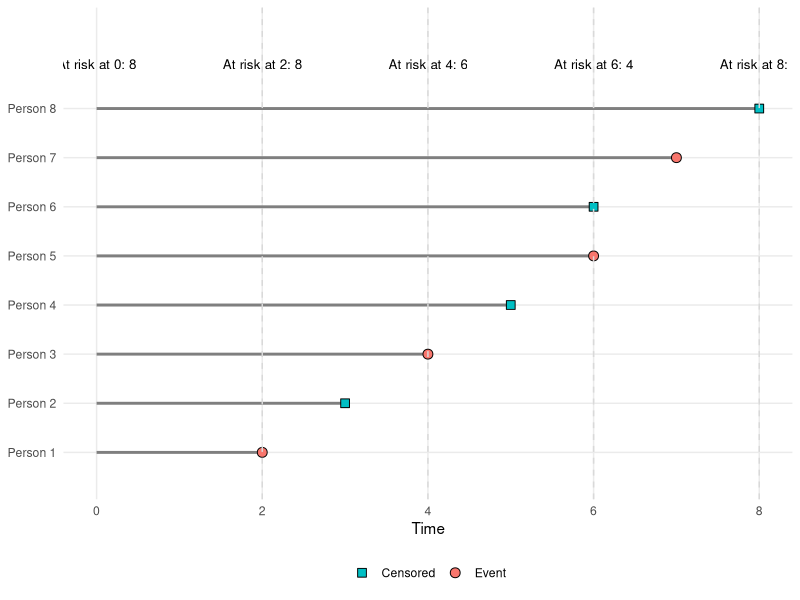

Reproduce this figure in R.
## ---- chunk 1
#| code-fold: true

risk_cartoon <- tibble::tibble(
  person = paste("Person", 1:8),
  exit_time = c(2, 3, 4, 5, 6, 6, 7, 8),
  status = c(
    "Event",
    "Censored",
    "Event",
    "Censored",
    "Event",
    "Censored",
    "Event",
    "Censored"
  )
) |>
  dplyr::mutate(person_id = dplyr::row_number())

risk_counts <- tibble::tibble(time = c(0, 2, 4, 6, 8)) |>
  dplyr::mutate(
    at_risk = purrr::map_int(
      time,
      \(current_time) sum(risk_cartoon$exit_time >= current_time)
    ),
    label = paste0("At risk at ", time, ": ", at_risk)
  )

ggplot2::ggplot(risk_cartoon) +
  ggplot2::aes(y = person_id) +
  ggplot2::geom_segment(
    ggplot2::aes(
      x = 0,
      xend = exit_time,
      yend = person_id
    ),
    linewidth = 1,
    color = "grey50"
  ) +
  ggplot2::geom_point(
    ggplot2::aes(
      x = exit_time,
      shape = status,
      fill = status
    ),
    size = 3,
    color = "black"
  ) +
  ggplot2::geom_vline(
    data = dplyr::filter(risk_counts, time > 0),
    ggplot2::aes(xintercept = time),
    linetype = "dashed",
    color = "grey85"
  ) +
  ggplot2::geom_text(
    data = risk_counts,
    ggplot2::aes(
      x = time,
      y = max(risk_cartoon$person_id) + 0.8,
      label = label
    ),
    size = 3.4,
    vjust = 0
  ) +
  ggplot2::scale_shape_manual(values = c(Event = 21, Censored = 22)) +
  ggplot2::scale_fill_manual(
    values = c(Event = "#F8766D", Censored = "#00BFC4")
  ) +
  ggplot2::scale_y_continuous(
    breaks = risk_cartoon$person_id,
    labels = risk_cartoon$person
  ) +
  ggplot2::coord_cartesian(ylim = c(0.5, max(risk_cartoon$person_id) + 1.6)) +
  ggplot2::labs(
    x = "Time",
    y = NULL,
    shape = NULL,
    fill = NULL
  ) +
  ggplot2::theme_minimal() +
  ggplot2::theme(
    legend.position = "bottom",
    panel.grid.minor = ggplot2::element_blank()
  )
